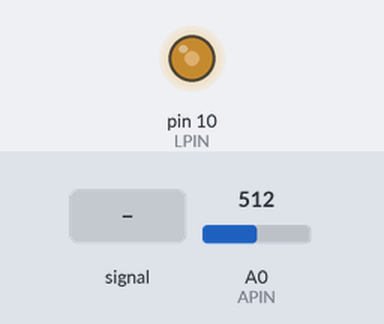
A sketch run on a simulated Arduino Uno, built with avr-gcc and run on an emulated ATmega328P. Shown: output pins drawn as LEDs (lit = HIGH). The inputs (shaded band) are chosen by the test bench; at power-on: A0 (APIN) = 512. What the sketch prints to the serial monitor is not drawn.

Above: at 3.2 s.
3.3 s: A0 (APIN) fed a 200 Hz sine of ±81 counts around its level
6.3 s: A0 (APIN) set to 900
At 6.7 s:
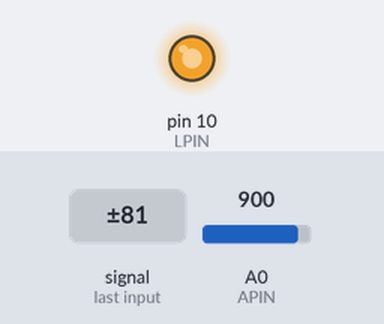
7.8 s: A0 (APIN) set to 122
At 9.0 s:
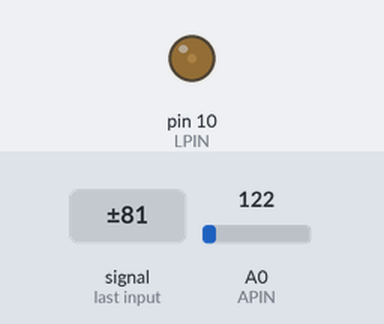
Timing chart, 0 to 10.8 s (numbered marks = the images above; inputs shaded):
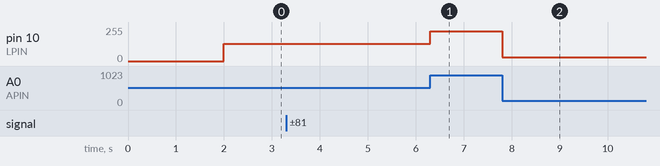

Measured:
- after the input at 7.8 s, pin 10 (LPIN): 225/255 → 30/255 at once

The sketch:

week3_analogRead_with_LED.ino
```cpp
const int APIN = A0;
const int LPIN = 10;

void setup() {
  // put your setup code here, to run once:
  Serial.begin(115200);
  pinMode(LPIN, OUTPUT);
  // analogWrite(APIN, 25);
  delay(2000);
  Serial.println("setup");
}

void loop() {
  // put your main code here, to run repeatedly:

  int aValue = analogRead(APIN);
  analogWrite(LPIN, aValue/4);
  Serial.println(aValue);
}
```
